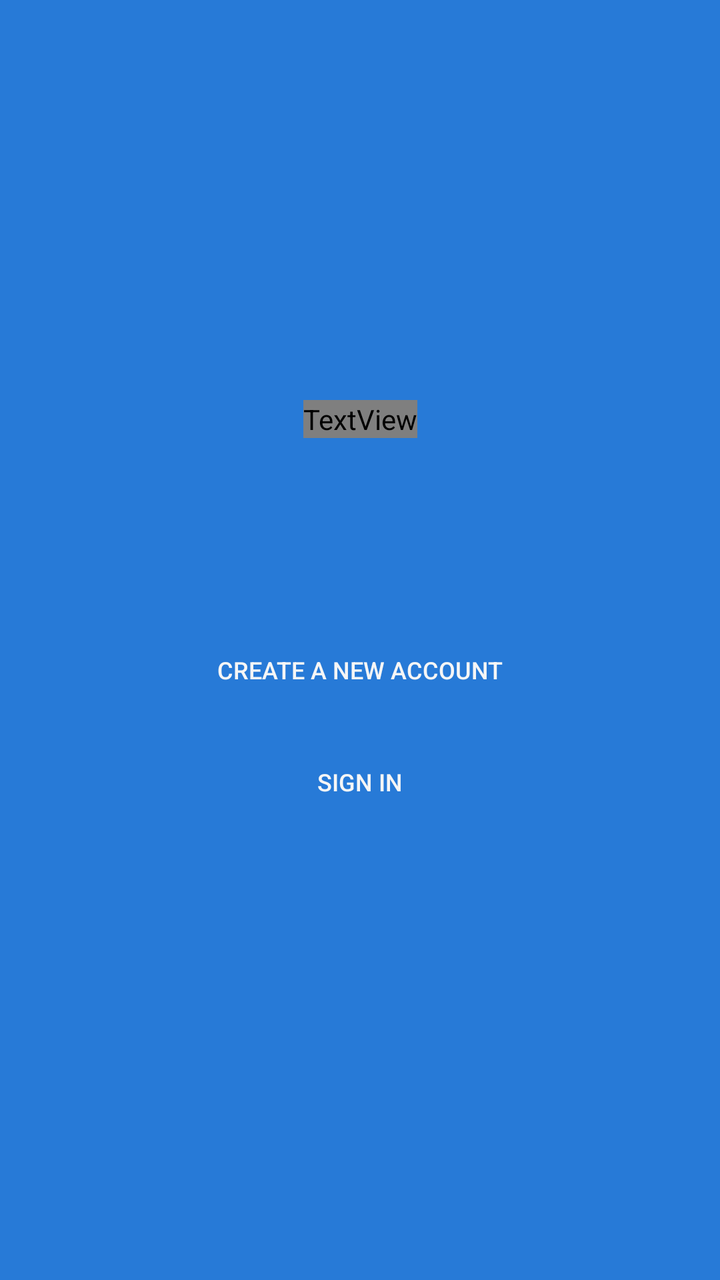
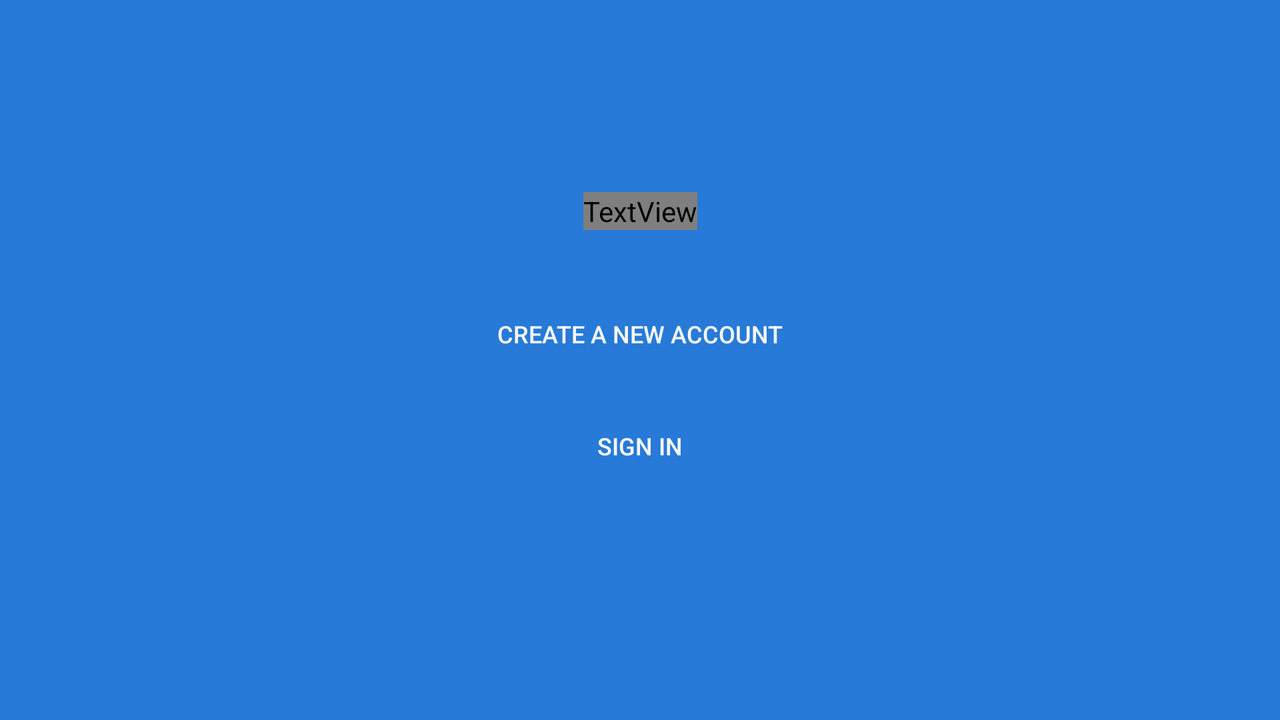

Two renders of one Android screen. The first uses the default layout on a phone; the second uses the alternative layout the repository ships for a different screen configuration, on a matching device. The two XML files are below.
<!-- AndroidManifest.xml: application theme AppTheme -->
<!-- res/layout/activity_start.xml -->
<?xml version="1.0" encoding="utf-8"?>
<android.support.constraint.ConstraintLayout xmlns:android="http://schemas.android.com/apk/res/android"
    xmlns:app="http://schemas.android.com/apk/res-auto"
    xmlns:tools="http://schemas.android.com/tools"
    android:layout_width="match_parent"
    android:layout_height="match_parent"
    android:background="@color/colorPrimaryDark"
    tools:context="com.example.mdagl.bluechat.StartActivity">

    <TextView
        android:id="@+id/textView"
        android:layout_width="wrap_content"
        android:layout_height="wrap_content"
        android:layout_marginTop="200dp"
        android:text="@string/welcome_text"
        android:textColor="@color/common_google_signin_btn_text_dark_default"
        android:textSize="24sp"
        app:layout_constraintEnd_toEndOf="parent"
        app:layout_constraintStart_toStartOf="parent"
        app:layout_constraintTop_toTopOf="parent" />

    <Button
        android:id="@+id/start_reg_button"
        android:layout_width="wrap_content"
        android:layout_height="40dp"
        android:layout_marginTop="96dp"
        android:paddingStart="16dp"
        android:paddingEnd="16dp"
        android:text="@string/create_a_new_account"
        android:textSize="12sp"
        android:textColor="@color/lightTextColor"
        android:background="@drawable/btn_style"
        app:layout_constraintEnd_toEndOf="parent"
        app:layout_constraintStart_toStartOf="parent"
        app:layout_constraintTop_toBottomOf="@+id/textView" />

    <Button
        android:id="@+id/start_login_button"
        android:layout_width="wrap_content"
        android:layout_height="40dp"
        android:layout_marginTop="16dp"
        android:paddingStart="8dp"
        android:paddingEnd="8dp"
        android:text="@string/login_to_account"
        android:textSize="12sp"
        android:textColor="@color/lightTextColor"
        android:background="@drawable/btn_style"
        app:layout_constraintEnd_toEndOf="parent"
        app:layout_constraintStart_toStartOf="parent"
        app:layout_constraintTop_toBottomOf="@+id/start_reg_button" />
</android.support.constraint.ConstraintLayout>
<!-- resources referenced by this layout -->
<resources>
  <color name="colorPrimaryDark">#277ad7</color>
  <color name="lightTextColor">#f6f6f6</color>
  <string name="create_a_new_account">Create a New Account</string>
  <string name="login_to_account">Sign In</string>
  <string name="welcome_text">Welcome to Blue Chat</string>
  <style name="AppTheme" parent="Theme.AppCompat.Light.NoActionBar">
          
          <item name="colorPrimary">@color/colorPrimary</item>
          <item name="colorPrimaryDark">@color/colorPrimaryDark</item>
          <item name="colorAccent">@color/colorAccent</item>
      </style>
  <color name="colorPrimary">#4990e2</color>
  <color name="colorAccent">#444444</color>
</resources>
<!-- res/layout-land/activity_start.xml (the repository's variant of the layout above) -->
<!-- drawn on the phone turned sideways -->
<?xml version="1.0" encoding="utf-8"?>
<android.support.constraint.ConstraintLayout xmlns:android="http://schemas.android.com/apk/res/android"
    xmlns:app="http://schemas.android.com/apk/res-auto"
    xmlns:tools="http://schemas.android.com/tools"
    android:layout_width="match_parent"
    android:layout_height="match_parent"
    android:background="@color/colorPrimaryDark"
    tools:context="com.example.mdagl.bluechat.StartActivity">

    <TextView
        android:id="@+id/textView"
        android:layout_width="wrap_content"
        android:layout_height="wrap_content"
        android:layout_marginTop="96dp"
        android:text="@string/welcome_text"
        android:textColor="@color/common_google_signin_btn_text_dark_default"
        android:textSize="24sp"
        app:layout_constraintEnd_toEndOf="parent"
        app:layout_constraintStart_toStartOf="parent"
        app:layout_constraintTop_toTopOf="parent" />

    <Button
        android:id="@+id/change_image_btn"
        android:layout_width="wrap_content"
        android:layout_height="40dp"
        android:layout_marginTop="32dp"
        android:paddingStart="16dp"
        android:paddingEnd="16dp"
        android:text="@string/create_a_new_account"
        android:textSize="12sp"
        android:textColor="@color/lightTextColor"
        android:background="@drawable/btn_style"
        app:layout_constraintEnd_toEndOf="parent"
        app:layout_constraintStart_toStartOf="parent"
        app:layout_constraintTop_toBottomOf="@+id/textView" />

    <Button
        android:id="@+id/start_login_button"
        android:layout_width="wrap_content"
        android:layout_height="40dp"
        android:layout_marginTop="16dp"
        android:paddingStart="8dp"
        android:paddingEnd="8dp"
        android:text="@string/login_to_account"
        android:textSize="12sp"
        android:textColor="@color/lightTextColor"
        android:background="@drawable/btn_style"
        app:layout_constraintEnd_toEndOf="parent"
        app:layout_constraintStart_toStartOf="parent"
        app:layout_constraintTop_toBottomOf="@+id/change_image_btn" />
</android.support.constraint.ConstraintLayout>
